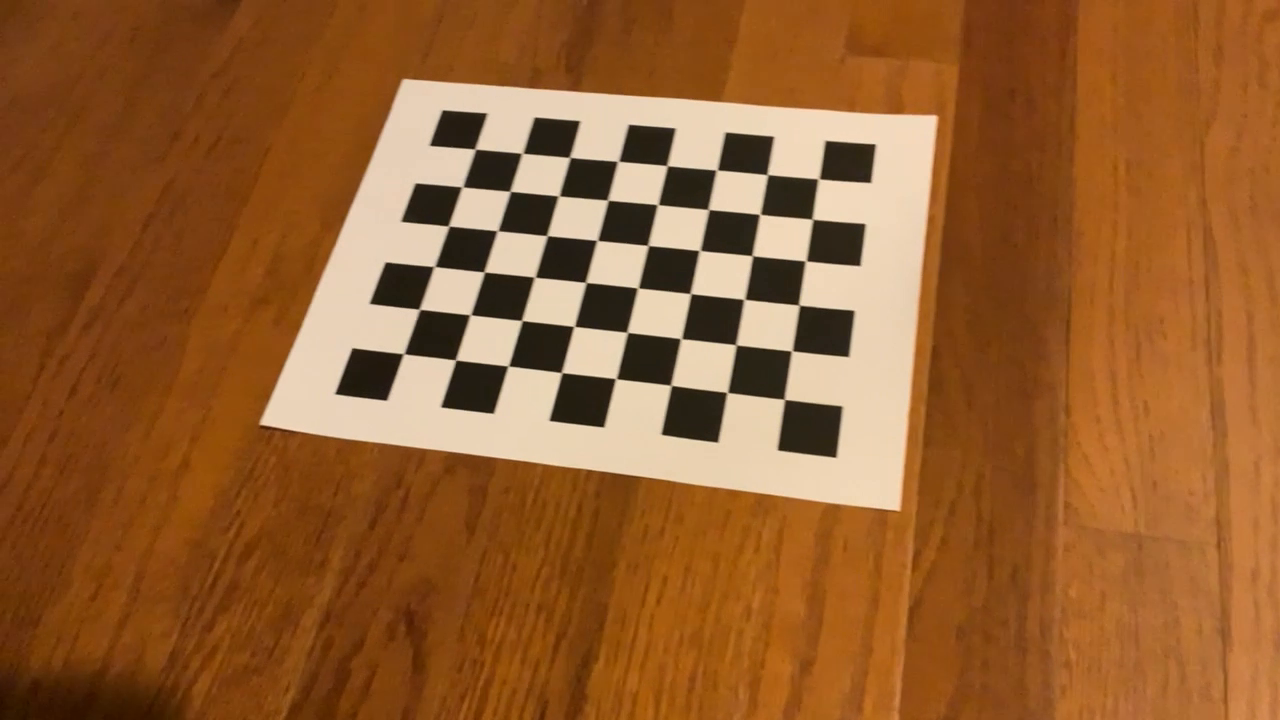
#> input picture frame 12 of calibration/IMG_0533.mov, 1280 x 720 px
$ jupyter execute video2frame.ipynb
#> lines starting #> are read from the running program, lines starting #| are printed output that depends on the picture
# Extract frames from video

[cell 1]
import cv2
import os

# Read the video from specified path
cam = cv2.VideoCapture("./IMG_0533.mov")

try:

    # creating a folder named data
    if not os.path.exists('data'):
        os.makedirs('data')

# if not created then raise error
except OSError:
    print ('Error: Creating directory of data')

# frame
currentframe = 0

while(True):

    # reading from frame
    ret,frame = cam.read()
#> frame is the input picture: shape (720, 1280, 3); mean B, G, R 48.4, 95, 148.8

    if ret:
        # if video is still left continue creating images
        name = './data/frame' + str(currentframe) + '.png'
        print ('Creating...' + name)

        # writing the extracted images
        frame = cv2.rotate(frame, cv2.ROTATE_180)
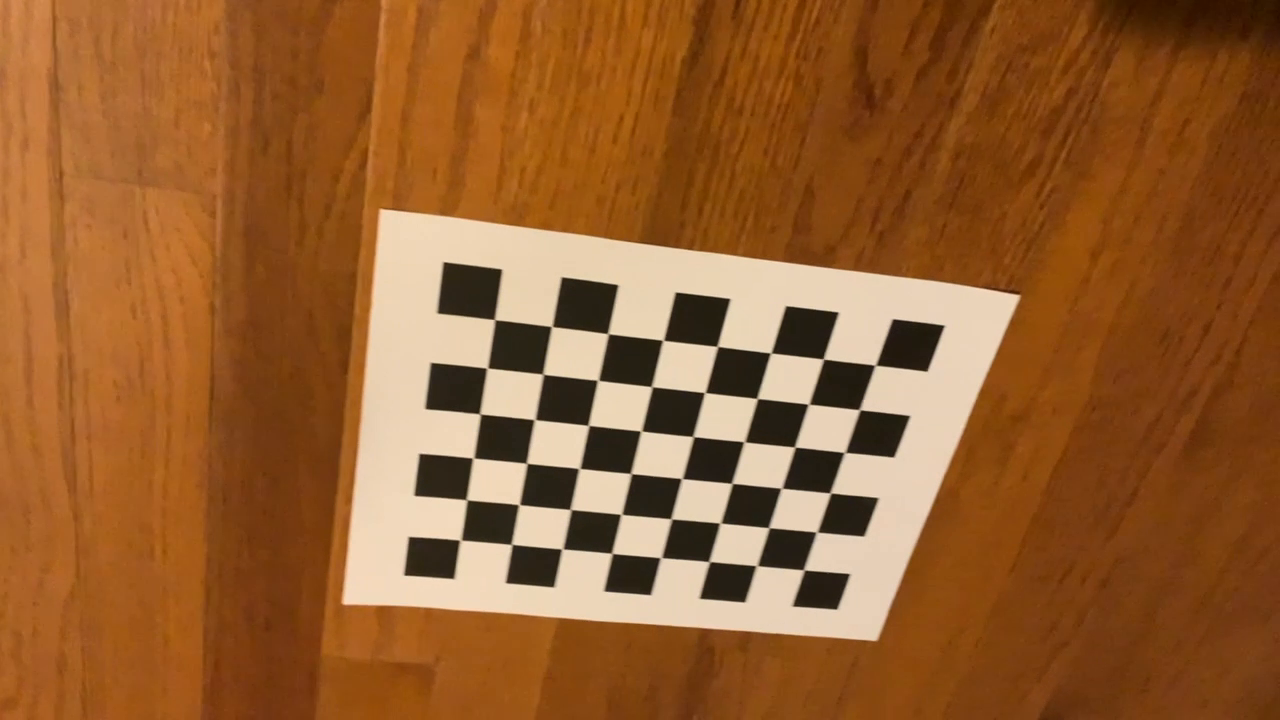
#> frame: shape (720, 1280, 3); mean B, G, R 48.4, 95, 148.8
        cv2.imwrite(name, frame)

        # increasing counter so that it will
        # show how many frames are created
        currentframe += 1
    else:
        break

# Release all space and windows once done
cam.release()
cv2.destroyAllWindows()


$ run again, starting later in the video
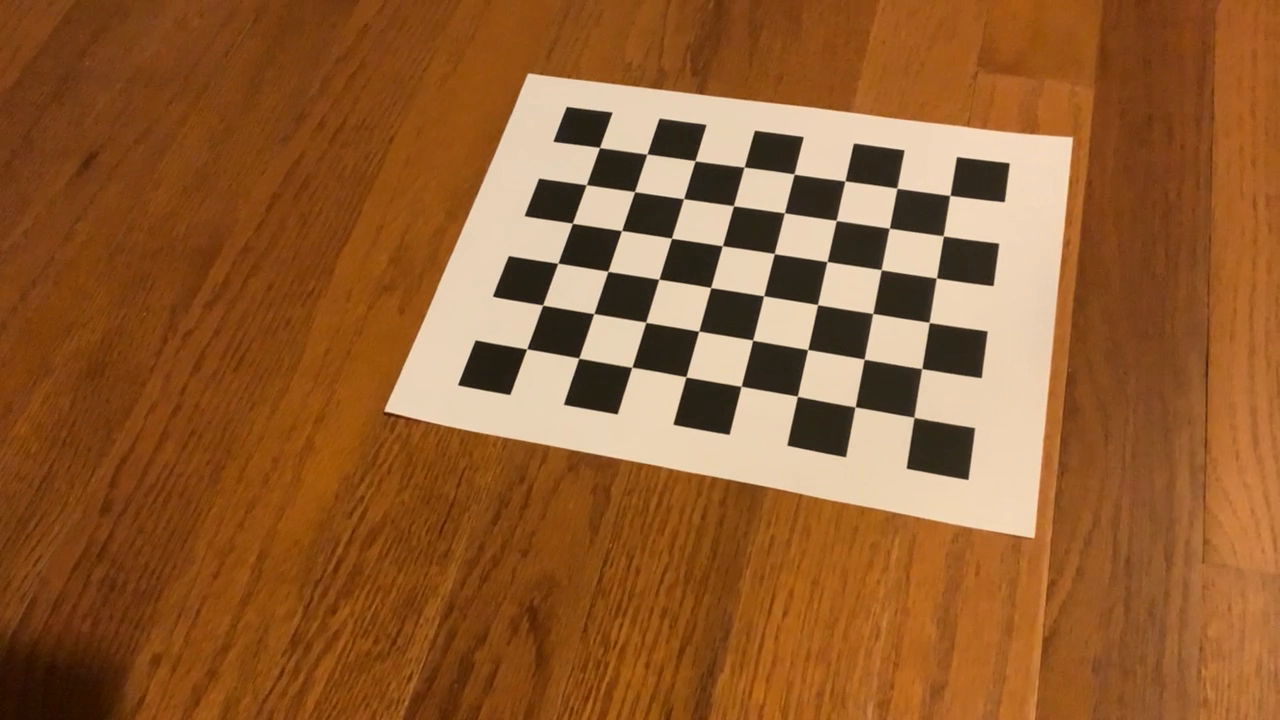
#> input picture frame 56 of calibration/IMG_0533.mov, 1280 x 720 px
#> frame is the input picture: shape (720, 1280, 3); mean B, G, R 49.6, 94.5, 147.3
#> `frame = cv2.rotate(frame, cv2.ROTATE_180)`:
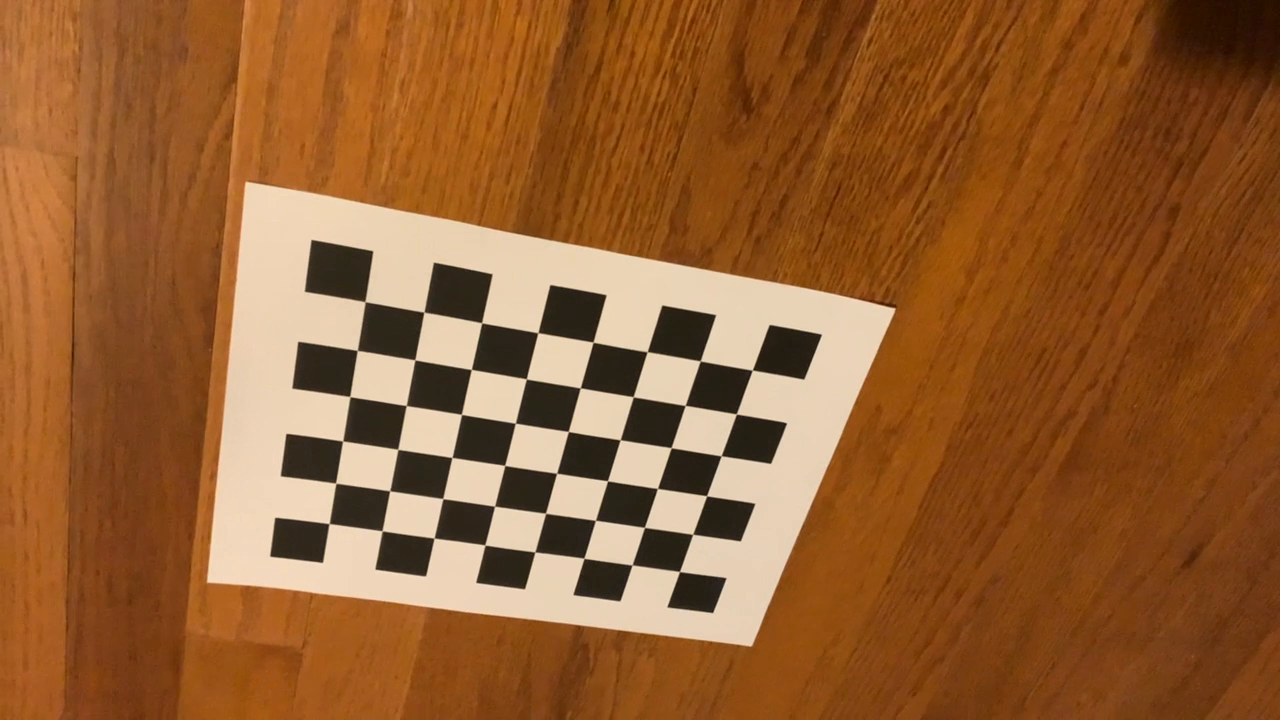
#> frame: shape (720, 1280, 3); mean B, G, R 49.6, 94.5, 147.3

$ run again, starting later in the video
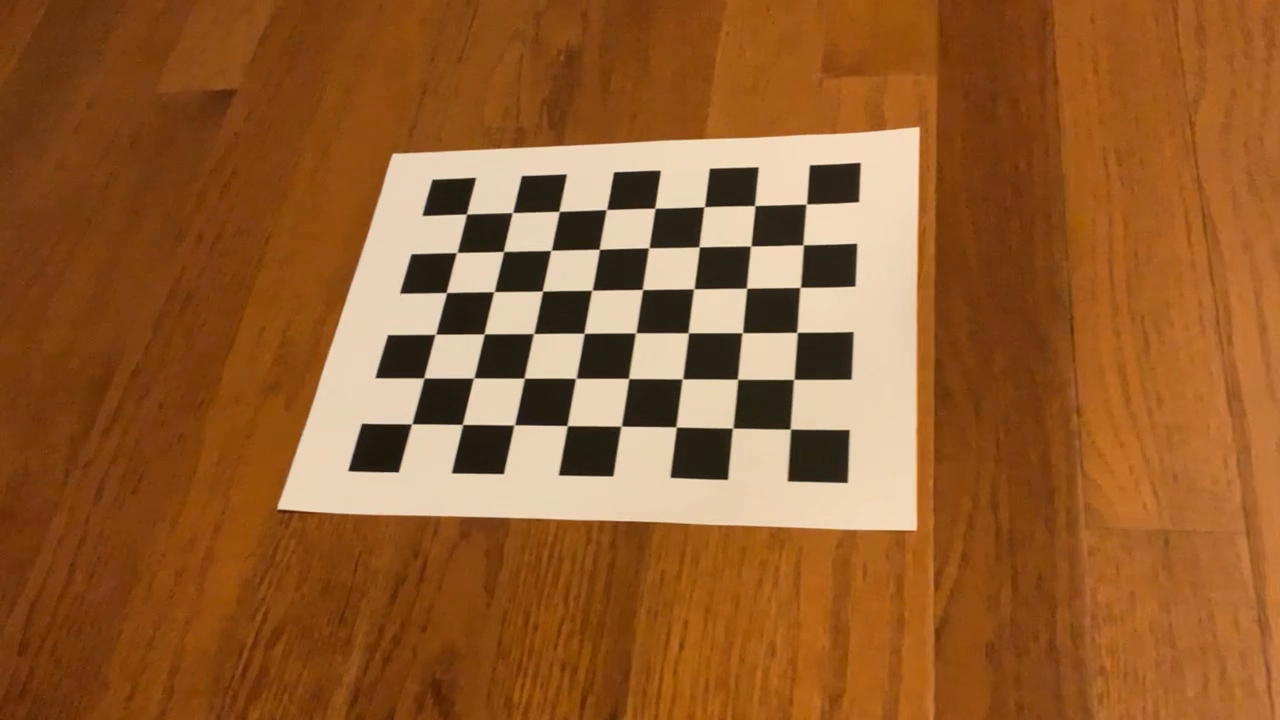
#> input picture frame 100 of calibration/IMG_0533.mov, 1280 x 720 px
#> frame is the input picture: shape (720, 1280, 3); mean B, G, R 47, 94.1, 148.7
#> `frame = cv2.rotate(frame, cv2.ROTATE_180)`:
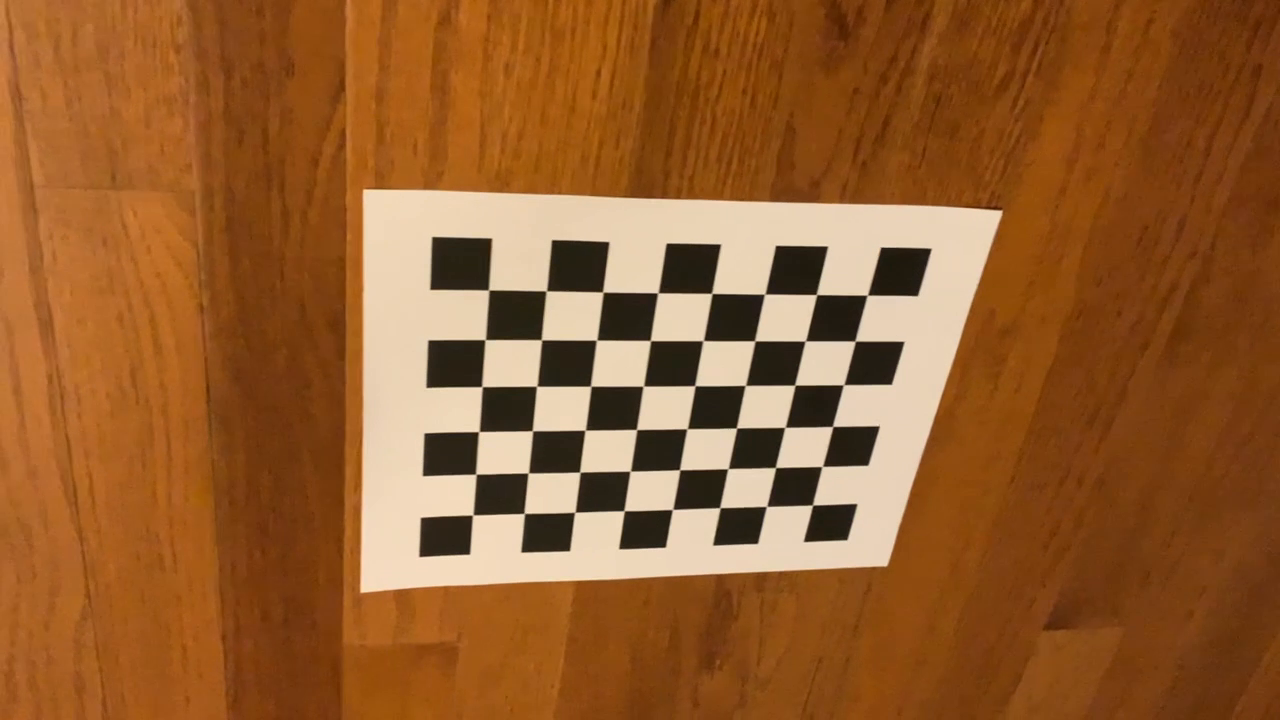
#> frame: shape (720, 1280, 3); mean B, G, R 47, 94.1, 148.7
